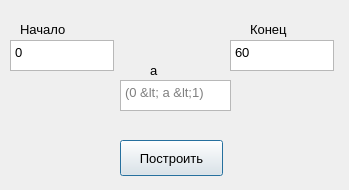
<?xml version="1.0" encoding="UTF-8"?>
<ui version="4.0">
 <class>DiscretizwdDecreasingExponent</class>
 <widget class="QDialog" name="DiscretizwdDecreasingExponent">
  <property name="geometry">
   <rect>
    <x>0</x>
    <y>0</y>
    <width>349</width>
    <height>190</height>
   </rect>
  </property>
  <property name="minimumSize">
   <size>
    <width>349</width>
    <height>190</height>
   </size>
  </property>
  <property name="maximumSize">
   <size>
    <width>349</width>
    <height>190</height>
   </size>
  </property>
  <property name="windowTitle">
   <string>Dialog</string>
  </property>
  <widget class="QLabel" name="label_2">
   <property name="geometry">
    <rect>
     <x>150</x>
     <y>60</y>
     <width>16</width>
     <height>20</height>
    </rect>
   </property>
   <property name="font">
    <font>
     <pointsize>10</pointsize>
    </font>
   </property>
   <property name="text">
    <string>a</string>
   </property>
  </widget>
  <widget class="QPlainTextEdit" name="start">
   <property name="geometry">
    <rect>
     <x>10</x>
     <y>40</y>
     <width>104</width>
     <height>31</height>
    </rect>
   </property>
   <property name="font">
    <font>
     <pointsize>10</pointsize>
    </font>
   </property>
   <property name="plainText">
    <string>0</string>
   </property>
  </widget>
  <widget class="QPlainTextEdit" name="a">
   <property name="geometry">
    <rect>
     <x>120</x>
     <y>80</y>
     <width>111</width>
     <height>31</height>
    </rect>
   </property>
   <property name="font">
    <font>
     <pointsize>10</pointsize>
    </font>
   </property>
   <property name="placeholderText">
    <string>(0 &lt; a &lt;1)</string>
   </property>
  </widget>
  <widget class="QPushButton" name="build_plot_button">
   <property name="geometry">
    <rect>
     <x>120</x>
     <y>140</y>
     <width>103</width>
     <height>36</height>
    </rect>
   </property>
   <property name="font">
    <font>
     <pointsize>10</pointsize>
    </font>
   </property>
   <property name="text">
    <string>Построить</string>
   </property>
  </widget>
  <widget class="QLabel" name="label_3">
   <property name="geometry">
    <rect>
     <x>250</x>
     <y>20</y>
     <width>66</width>
     <height>18</height>
    </rect>
   </property>
   <property name="font">
    <font>
     <pointsize>10</pointsize>
    </font>
   </property>
   <property name="text">
    <string>Конец</string>
   </property>
  </widget>
  <widget class="QLabel" name="label">
   <property name="geometry">
    <rect>
     <x>20</x>
     <y>20</y>
     <width>66</width>
     <height>18</height>
    </rect>
   </property>
   <property name="font">
    <font>
     <pointsize>10</pointsize>
    </font>
   </property>
   <property name="text">
    <string>Начало</string>
   </property>
  </widget>
  <widget class="QPlainTextEdit" name="end">
   <property name="geometry">
    <rect>
     <x>230</x>
     <y>40</y>
     <width>104</width>
     <height>31</height>
    </rect>
   </property>
   <property name="font">
    <font>
     <pointsize>10</pointsize>
    </font>
   </property>
   <property name="plainText">
    <string>60</string>
   </property>
  </widget>
 </widget>
 <resources/>
 <connections/>
</ui>
